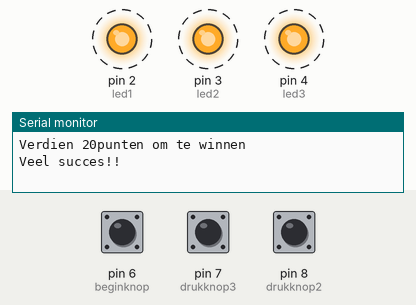
This sketch was run on a simulated Arduino Uno, built with avr-gcc and run on an emulated ATmega328P. On the bench: output pins drawn as LEDs (lit = HIGH), the last lines printed to the serial monitor. Dashed ring = blinking. Inputs (shaded band) come from the test bench; at power-on: pin 6 (beginknop) HIGH, pin 8 (drukknop2) HIGH, pin 7 (drukknop3) HIGH. Random numbers use the default seed unless the sketch sets one.

Above: at 1.3 s.
1.4 s: pin 6 (beginknop) pulled LOW for 2.85 s
At 3.2 s:
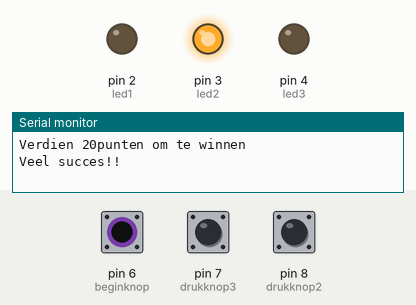
5.7 s: pin 8 (drukknop2) pulled LOW for 2.85 s
At 6.3 s:
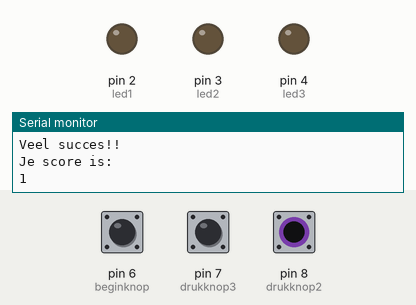
At 6.7 s:
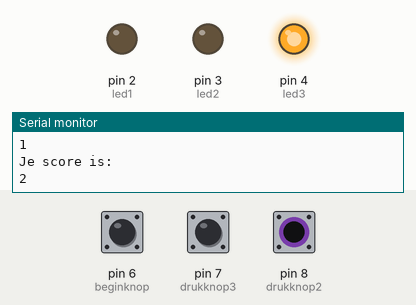
Timing chart, 0 to 8.7 s (numbered marks = the images above; inputs shaded):
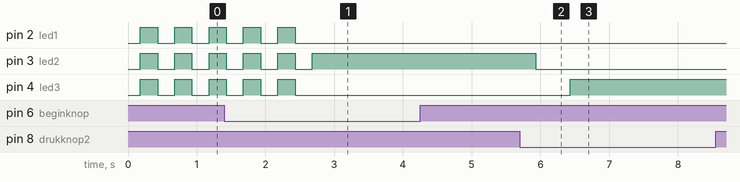

Measured:
- after the input at 5.7 s, pin 3 (led2): HIGH → LOW after 0.23 s; pin 4 (led3): LOW → HIGH after 0.73 s
- by itself, pin 2 (led1), pin 4 (led3): alternates HIGH for 0.25 s and LOW for 0.25 s, 5 changes in all, then stays LOW
- by itself, pin 3 (led2): alternates HIGH for 0.25 s and LOW for 0.25 s, 6 changes in all, then stays HIGH

The sketch:

Whack-a-mole.ino
```cpp
//Als eerste verklaren we de pinwaarden
int led1 = 2;
int led2 = 3;
int led3 = 4;

int drukknop1 = 9;
int drukknop2 = 8;
int drukknop3 = 7;

int beginknop = 6;

int vertraging = 250;

int score = 0;

void setup()
{
  //Seriële monitor starten.
  Serial.begin(9600);
  //De speler laten weten dat het programma is gestart.
  Serial.println("Welkom bij Whack-a-mole!!");
  //De speler uitleg over het spel geven.
  Serial.println("Uitleg: Druk op de knop rechts en houd het in totdat de lampjes stoppen met flikkeren");
  Serial.println("Druk dan op de knop onder het lampje dat aanspringt om een punt te verdienen");
  Serial.println("Verdien 20punten om te winnen");
  Serial.println("Veel succes!!");

  //Nu zetten we de leds als een OUTPUT
  pinMode(led1, OUTPUT);
  pinMode(led2, OUTPUT);
  pinMode(led3, OUTPUT);

  //Nu zetten we de drukknoppen als INPUT
  pinMode(drukknop1, INPUT_PULLUP);
  pinMode(drukknop2, INPUT_PULLUP);
  pinMode(drukknop3, INPUT_PULLUP);

  pinMode(beginknop, INPUT_PULLUP);

}

void loop()
{
  if(digitalRead(beginknop) == LOW){
  //Ik wil niet dat de game oneindig is maar eindigt bij 20keer stopt
    for (int h = 0; h < 20; h++){
    //Randeom led aan zetten
    digitalWrite(random(2, 5), HIGH);

    //checken of enige leds aan staan
    while (digitalRead(led1) == HIGH || digitalRead(led2) == HIGH || digitalRead(led3) == HIGH){

      //zien of het lampje aan is
      if (digitalRead(led1) == HIGH){
        //if (digitalRead(led1) == !LOW){   => vuile code
        //if (digitalRead(led1) != LOW){

        //zien of de knop is ingedrukt
        if (digitalRead(drukknop1)== LOW){
        //nadat de knop is ingedrukt het lampje uit zetten
        digitalWrite(led1, LOW);
      }
    }
    //nu hetzelfde doen voor de andere lampjes en drukknoppen
      if (digitalRead(led2) == HIGH){
        if (digitalRead(drukknop2) == LOW){
          digitalWrite(led2, LOW);
        }
      }
      if (digitalRead(led3) == HIGH){
        if (digitalRead(drukknop3) == LOW){
          digitalWrite(led3, LOW);
        }
      }
      //een vertraging zodat de lampjes niet te snel veranderen.
      delay(vertraging);
    }
    //de score bijhouden
    score++;
    Serial.println("Je score is:");
    Serial.println(score);
    }
  }

//Om aan te tonen dat het spelletje gedaan is zullen de lampjes 5keer flikkeren
for (int g = 0; g < 5; g++){
  //lampjes aan flikkeren
  digitalWrite(led1, HIGH);
  digitalWrite(led2, HIGH);
  digitalWrite(led3, HIGH);
  delay(vertraging);

  //lampjes uit flikkeren
  digitalWrite(led1, LOW);
  digitalWrite(led2, LOW);
  digitalWrite(led3, LOW);
  delay(vertraging);
 }
}
```
